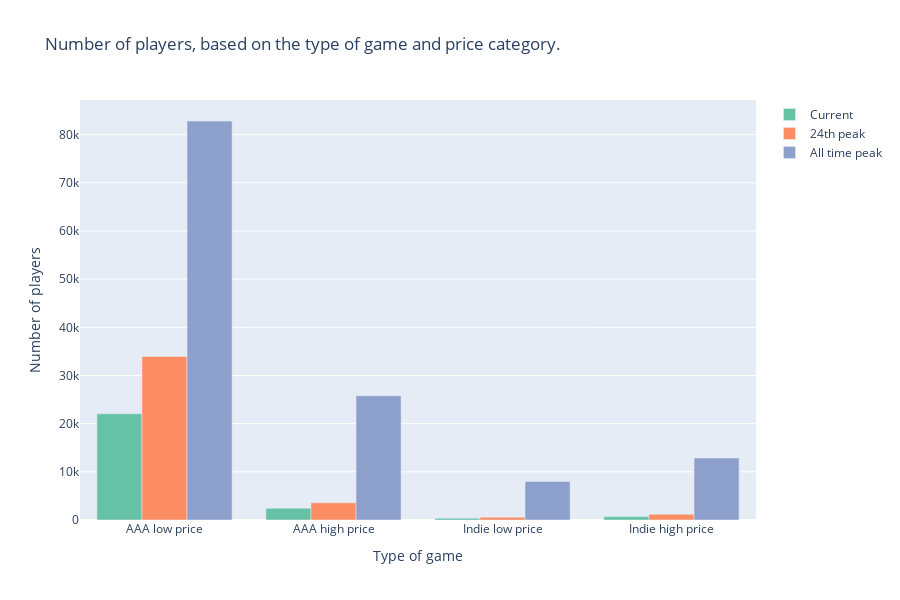

Notebook source saved alongside this figure:
### Markdown cell above
### Player counts


First of all we want to discover what the correlation between the price of a game and the amount of players that play the game is. Furthermore we want to explore the difference between AAA-games and Indie-games. To do so we have used the [steam_reviews_revenue.csv](https://www.kaggle.com/datasets/nikdavis/steam-store-games) combined with the [player_count.csv](https://www.kaggle.com/datasets/faisaljanjua0555/most-played-games-of-all-time) dataset. In the first dataset "current" indicates the amount of players a game has right now, "24th peak" the amount of players a game had on it's 24th peak and "all time peak" the highest amount of players a game has ever had. To emphasize the difference between AAA-games and Indie-games, we have split the data into those two categories. These categories are again split into two subdivisons depended on the price of a game. The length of the bar is depended on the avarage amount of players over the games in the according category.

### Code cell
{
    "tags": [
        "hide_input",
    ]
}

df1 = pd.read_csv('DATASETS/aaa_published_games.csv')
df1 = df1[['name', 'price']]
df2 = pd.read_csv('DATASETS/indie_published_games.csv')
df2 = df2[['name', 'price']]
df3 = pd.read_csv('DATASETS/player_count.csv')
df1 = df1.merge(df3, how='inner', on='name')
df2 = df2.merge(df3, how='inner', on='name')
df1['Type of game']='AAA'
df2['Type of game']='Indie'
df = df1.merge(df2, how='outer')
df = df.drop(columns=['Unnamed: 5'])

AAA = df[df["Type of game"]=='AAA']
AAA.loc[:, 'Current'] = pd.to_numeric(AAA['Current'], errors='coerce')
AAA.loc[:, '24th Peak'] = pd.to_numeric(AAA['24th Peak'], errors='coerce')
AAA.loc[:, 'All_time peak'] = pd.to_numeric(AAA['All_time peak'], errors='coerce')

# AAA_price_categories = pd.qcut(AAA["price"], 3, labels=["Low", "Medium", "High"])
AAA['price_category'] = pd.qcut(AAA.loc[:, "price"], 2, labels=["Low", "High"])

AAA_low = AAA[AAA["price_category"]=="Low"]
AAA_current_low = AAA_low['Current'].mean() 
AAA_24th_low = AAA_low['24th Peak'].mean()
AAA_all_time_low = AAA_low['All_time peak'].mean()

# AAA_medium = AAA[AAA["price_category"]=="Medium"]
# AAA_current_medium = AAA_medium['Current'].mean() 
# AAA_24th_medium = AAA_medium['24th Peak'].mean()
# AAA_all_time_medium = AAA_medium['All_time peak'].mean()

AAA_high = AAA[AAA["price_category"]=="High"]
AAA_current_high = AAA_high['Current'].mean() 
AAA_24th_high = AAA_high['24th Peak'].mean()
AAA_all_time_high = AAA_high['All_time peak'].mean()

Indie = df[df["Type of game"]=='Indie']
Indie.loc[:, 'Current'] = pd.to_numeric(Indie['Current'], errors='coerce')
Indie.loc[:, '24th Peak'] = pd.to_numeric(Indie['24th Peak'], errors='coerce')
Indie.loc[:, 'All_time peak'] = pd.to_numeric(Indie['All_time peak'], errors='coerce')

# Indie_price_categories = pd.qcut(Indie["price"], 3, labels=["Low", "Medium", "High"])
Indie_price_categories = pd.qcut(Indie["price"], 2, labels=["Low", "High"])

Indie['price_category'] = Indie_price_categories

Indie_low = Indie[Indie["price_category"]=="Low"]
Indie_current_low = Indie_low['Current'].mean() 
Indie_24th_low = Indie_low['24th Peak'].mean()
Indie_all_time_low = Indie_low['All_time peak'].mean()

# Indie_medium = Indie[Indie["price_category"]=="Medium"]
# Indie_current_medium = Indie_medium['Current'].mean() 
# Indie_24th_medium = Indie_medium['24th Peak'].mean()
# Indie_all_time_medium = Indie_medium['All_time peak'].mean()

Indie_high = Indie[Indie["price_category"]=="High"]
Indie_current_high = Indie_high['Current'].mean() 
Indie_24th_high = Indie_high['24th Peak'].mean()
Indie_all_time_high = Indie_high['All_time peak'].mean()

# data = [['AAA low price', AAA_current_low, AAA_24th_low, AAA_all_time_low], ['AAA medium price', AAA_current_medium, AAA_24th_medium, AAA_all_time_medium], ['AAA high price', AAA_current_high, AAA_24th_high, AAA_all_time_high], ['Indie low price', Indie_current_low, Indie_24th_low, Indie_all_time_low], ['Indie medium price', Indie_current_medium, Indie_24th_medium, Indie_all_time_medium], ['Indie high price', Indie_current_high, Indie_24th_high, Indie_all_time_high]]
data = [['AAA low price', AAA_current_low, AAA_24th_low, AAA_all_time_low], ['AAA high price', AAA_current_high, AAA_24th_high, AAA_all_time_high], ['Indie low price', Indie_current_low, Indie_24th_low, Indie_all_time_low], ['Indie high price', Indie_current_high, Indie_24th_high, Indie_all_time_high]]

df = pd.DataFrame(data, columns=['Type of game', 'Current', '24th peak', 'All time peak'])

trace =[
    go.Bar(name='Current ', x = df['Type of game'], y = df['Current'], marker_color='rgb(102,194,165)'),
    go.Bar(name='24th peak', x = df['Type of game'], y = df['24th peak'], marker_color='rgb(252,141,98)'),
    go.Bar(name='All time peak', x = df['Type of game'], y = df['All time peak'], marker_color='rgb(141,160,203)'),
]

layout = go.Layout(
    xaxis=go.layout.XAxis(
        type='category'
    ),
    yaxis=go.layout.YAxis(
    )
)
fig = go.Figure(data=trace, layout=layout)
fig.update_layout(
    title_text='Number of players, based on the type of game and price category.',
    xaxis_title='Type of game',
    yaxis_title='Number of players',
    height=600
)
fig.show()

### Figure 1 — Plotly figure (JSON) as saved in the notebook; plotly's stock layout.template omitted (floating-point values rounded to 4 significant figures)
{"data": [{"marker": {"color": "rgb(102,194,165)"}, "name": "Current ", "type": "bar", "x": ["AAA low price", "AAA high price", "Indie low price", "Indie high price"], "y": [22050.0, 2435.0, 376.0, 724.6]}, {"marker": {"color": "rgb(252,141,98)"}, "name": "24th peak", "type": "bar", "x": ["AAA low price", "AAA high price", "Indie low price", "Indie high price"], "y": [33950.0, 3584.0, 567.0, 1186.0]}, {"marker": {"color": "rgb(141,160,203)"}, "name": "All time peak", "type": "bar", "x": ["AAA low price", "AAA high price", "Indie low price", "Indie high price"], "y": [82820.0, 25800.0, 7978.0, 12850.0]}], "layout": {"height": 600, "title": {"text": "Number of players, based on the type of game and price category."}, "xaxis": {"title": {"text": "Type of game"}, "type": "category"}, "yaxis": {"title": {"text": "Number of players"}}}}
